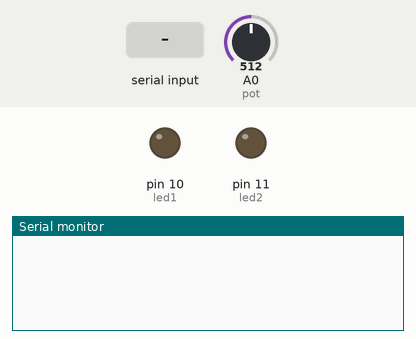
This sketch was run on a simulated Arduino Uno, built with avr-gcc and run on an emulated ATmega328P. On the bench: output pins drawn as LEDs (lit = HIGH), the last lines printed to the serial monitor. The inputs (shaded band) are chosen by the test bench; at power-on: A0 (pot) = 512.

Above: at 1.2 s.
1.3 s: "x" received over Serial
At 1.7 s:
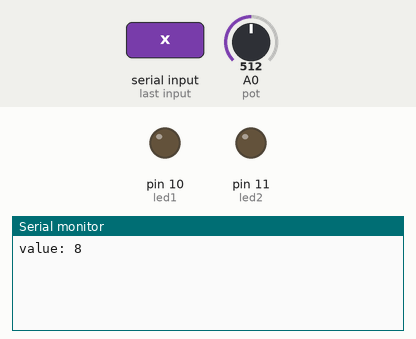
2.8 s: "y" received over Serial
At 4.1 s:
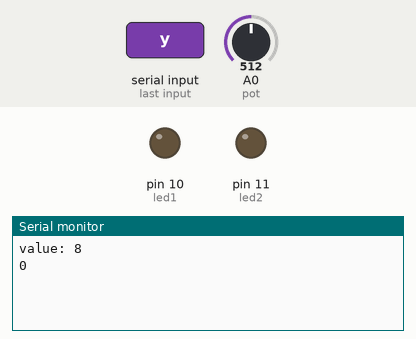

Measured:
- after the input at 1.3 s, the serial monitor: prints a new line at once (image 1)
- after the input at 2.8 s, the serial monitor: prints a new line at once (image 2)

The sketch:

pot_control_led.ino
```cpp
int led1 = 10, led2 = 11, pot = 0, potval = 0, val = 0, input = 0;
bool left = false, right = false;

void setup() {
  pinMode(led1, OUTPUT);
  pinMode(led2, OUTPUT);
  Serial.begin(9600);
}

void loop() {
  potval = analogRead(pot);
  val = map(potval, 0, 1023, 1, 15);
  switch (val){
    case 1:
    case 8:
    case 9:
      left = false;
      right = false;
      break;
    case 2:
    case 3:
    case 10:
    case 11:
      left = false;
      right = true;
      break;
    case 4:
    case 5:
    case 12:
    case 13:
      left = true;
      right = false;
      break;
    case 6:
    case 7:
    case 14:
    case 15:
      left = true;
      right = true;
      break;
    default:
      left = false;
      right = false;
      break;
  }
  input = Serial.read();
  if(input == 'x'){
    Serial.print("value: ");
    Serial.println(val);
    delay(100);
  }else if(input == 'y'){
    Serial.println(right);
    digitalWrite(led2, right);
    delay(100);
  }else if(input == 'z'){
    Serial.println(left);
    digitalWrite(led1, left);
    delay(100);
  }
}
```
